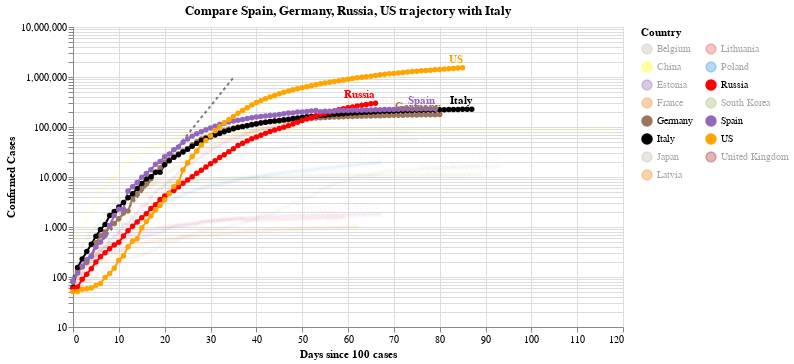

The code cell stored with this chart in its notebook:
### Code cell
#hide_input
chart2 = make_since_chart(dff2, ['Spain', 'Germany','Russia', 'US'], baseline_countries)
chart2

### Figure 1 — Vega-Lite specification as saved in the notebook (floating-point values rounded to 4 significant figures; data arrays with more than 128 entries replaced by an {"elided": "..."} marker saying what was removed)
{"config": {"view": {"continuousWidth": 400, "continuousHeight": 300}}, "layer": [{"data": {"name": "data-628230001892d6798b50651be41d1b3e"}, "mark": {"type": "line", "color": "black", "opacity": 0.5, "strokeDash": [3, 3]}, "encoding": {"x": {"type": "quantitative", "field": "Days since 100 cases"}, "y": {"type": "quantitative", "field": "Confirmed Cases"}}}, {"data": {"name": "data-e6c1da461a67f12da46a9e4fb22e4666"}, "mark": {"type": "line", "point": true}, "encoding": {"color": {"type": "nominal", "field": "Country", "legend": {"columns": 2}, "scale": {"domain": ["Belgium", "China", "Estonia", "France", "Germany", "Italy", "Japan", "Latvia", "Lithuania", "Poland", "Russia", "South Korea", "Spain", "US", "United Kingdom"], "range": ["#C1B7AD", "yellow", "#9467bd", "#F58518", "#9D755D", "black", "#C1B7AD", "#F58518", "#E45756", "#2495D3", "red", "#A1BA59", "#9467bd", "orange", "brown"]}}, "opacity": {"condition": {"value": 1, "selection": "selector003"}, "value": 0.05}, "tooltip": [{"type": "nominal", "field": "Country"}, {"type": "temporal", "field": "Date"}, {"type": "quantitative", "field": "Confirmed Cases"}, {"type": "quantitative", "field": "Days since 100 cases"}], "x": {"type": "quantitative", "field": "Days since 100 cases"}, "y": {"type": "quantitative", "field": "Confirmed Cases", "scale": {"type": "log"}}}, "selection": {"selector003": {"type": "multi", "fields": ["Country"], "bind": "legend", "init": [{"Country": "Spain"}, {"Country": "Germany"}, {"Country": "Russia"}, {"Country": "US"}, {"Country": "Italy"}]}}, "width": 550}, {"data": {"name": "data-e6c1da461a67f12da46a9e4fb22e4666"}, "mark": {"type": "text", "align": "right", "dy": -8, "fontWeight": "bold"}, "encoding": {"color": {"type": "nominal", "field": "Country", "legend": {"columns": 2}, "scale": {"domain": ["Belgium", "China", "Estonia", "France", "Germany", "Italy", "Japan", "Latvia", "Lithuania", "Poland", "Russia", "South Korea", "Spain", "US", "United Kingdom"], "range": ["#C1B7AD", "yellow", "#9467bd", "#F58518", "#9D755D", "black", "#C1B7AD", "#F58518", "#E45756", "#2495D3", "red", "#A1BA59", "#9467bd", "orange", "brown"]}}, "opacity": {"condition": {"value": 1, "selection": "selector003"}, "value": 0.05}, "text": {"type": "nominal", "field": "Country"}, "tooltip": [{"type": "nominal", "field": "Country"}, {"type": "temporal", "field": "Date"}, {"type": "quantitative", "field": "Confirmed Cases"}, {"type": "quantitative", "field": "Days since 100 cases"}], "x": {"type": "quantitative", "field": "Days since 100 cases"}, "y": {"type": "quantitative", "field": "Confirmed Cases", "scale": {"type": "log"}}}, "transform": [{"filter": "(datum['Date'] >= 1589846400000)"}], "width": 550}], "title": "Compare Spain, Germany, Russia, US trajectory with Italy", "$schema": "https://vega.github.io/schema/vega-lite/v4.0.2.json", "datasets": {"data-628230001892d6798b50651be41d1b3e": [{"Days since 100 cases": 0, "Confirmed Cases": 100.0}, {"Days since 100 cases": 1, "Confirmed Cases": 130.0}, {"Days since 100 cases": 2, "Confirmed Cases": 169.0}, {"Days since 100 cases": 3, "Confirmed Cases": 219.7}, {"Days since 100 cases": 4, "Confirmed Cases": 285.6}, {"Days since 100 cases": 5, "Confirmed Cases": 371.3}, {"Days since 100 cases": 6, "Confirmed Cases": 482.7}, {"Days since 100 cases": 7, "Confirmed Cases": 627.5}, {"Days since 100 cases": 8, "Confirmed Cases": 815.7}, {"Days since 100 cases": 9, "Confirmed Cases": 1060.0}, {"Days since 100 cases": 10, "Confirmed Cases": 1379.0}, {"Days since 100 cases": 11, "Confirmed Cases": 1792.0}, {"Days since 100 cases": 12, "Confirmed Cases": 2330.0}, {"Days since 100 cases": 13, "Confirmed Cases": 3029.0}, {"Days since 100 cases": 14, "Confirmed Cases": 3937.0}, {"Days since 100 cases": 15, "Confirmed Cases": 5119.0}, {"Days since 100 cases": 16, "Confirmed Cases": 6654.0}, {"Days since 100 cases": 17, "Confirmed Cases": 8650.0}, {"Days since 100 cases": 18, "Confirmed Cases": 11250.0}, {"Days since 100 cases": 19, "Confirmed Cases": 14620.0}, {"Days since 100 cases": 20, "Confirmed Cases": 19000.0}, {"Days since 100 cases": 21, "Confirmed Cases": 24710.0}, {"Days since 100 cases": 22, "Confirmed Cases": 32120.0}, {"Days since 100 cases": 23, "Confirmed Cases": 41750.0}, {"Days since 100 cases": 24, "Confirmed Cases": 54280.0}, {"Days since 100 cases": 25, "Confirmed Cases": 70560.0}, {"Days since 100 cases": 26, "Confirmed Cases": 91730.0}, {"Days since 100 cases": 27, "Confirmed Cases": 119300.0}, {"Days since 100 cases": 28, "Confirmed Cases": 155000.0}, {"Days since 100 cases": 29, "Confirmed Cases": 201500.0}, {"Days since 100 cases": 30, "Confirmed Cases": 262000.0}, {"Days since 100 cases": 31, "Confirmed Cases": 340600.0}, {"Days since 100 cases": 32, "Confirmed Cases": 442800.0}, {"Days since 100 cases": 33, "Confirmed Cases": 575600.0}, {"Days since 100 cases": 34, "Confirmed Cases": 748300.0}, {"Days since 100 cases": 35, "Confirmed Cases": 972800.0}], "data-e6c1da461a67f12da46a9e4fb22e4666": {"elided": "1200 records"}}}
